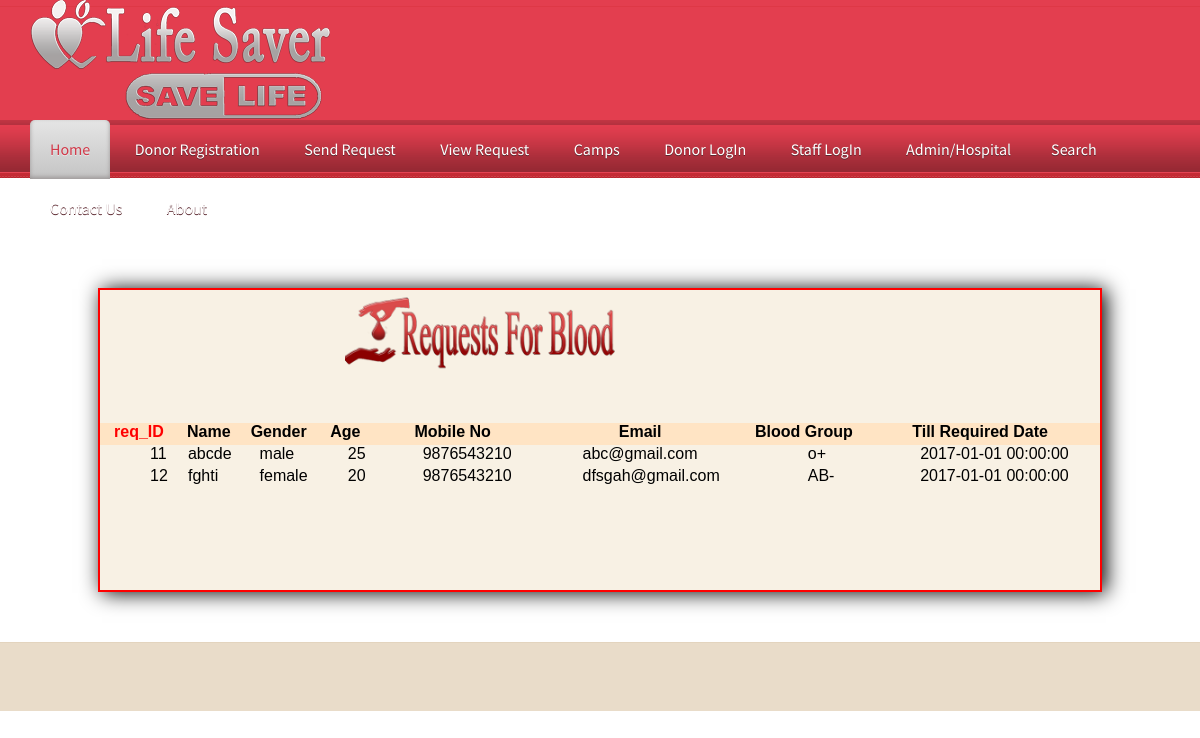
Screenshot of /viewrequest.php with the database file from the repository.
### tables this page shows
CREATE TABLE IF NOT EXISTS `requestes` (
  `req_id` int(100) NOT NULL AUTO_INCREMENT,
  `name` varchar(100) NOT NULL,
  `gender` varchar(100) NOT NULL,
  `age` varchar(100) NOT NULL,
  `mobile` varchar(100) NOT NULL,
  `email` varchar(100) NOT NULL,
  `bgroup` int(100) NOT NULL,
  `reqdate` datetime NOT NULL,
  `detail` varchar(500) NOT NULL,
  PRIMARY KEY (`req_id`)
);

CREATE TABLE IF NOT EXISTS `bloodgroup` (
  `bg_id` int(100) NOT NULL AUTO_INCREMENT,
  `bg_name` varchar(100) NOT NULL,
  PRIMARY KEY (`bg_id`)
);

### viewrequest.php (the view, shortened to what this page needs)
<!DOCTYPE html PUBLIC "-//W3C//DTD XHTML 1.0 Transitional//EN" "http://www.w3.org/TR/xhtml1/DTD/xhtml1-transitional.dtd">
<html xmlns="http://www.w3.org/1999/xhtml">
<head>
<link href="css/lightbox.css" rel="stylesheet" />
    <link href="StyleSheet.css" rel="stylesheet" type="text/css" />
<link href="css/style.css" rel="stylesheet" type="text/css" media="all" />
<link href="css/flexslider.css" rel="stylesheet" type="text/css" media="all" />
</head>
<body>
<?php include('Admin/function.php'); ?>
 <div class="h_bg">
<div class="wrap">
<div class="header">
		<div class="logo">
			<h1><a href="index.php"><img src="Images/logo.png" alt=""></a></h1>
		</div>
	</div>
</div>
</div>
<div class="nav_bg">
<div class="wrap">
		<?php require('header.php');?>
	</div>
<div style="height:300px; width:1000px; margin:auto; margin-top:50px; margin-bottom:50px; background-color:#f8f1e4; border:2px solid red; box-shadow:4px 1px 20px black;">
     <form method="post" enctype="multipart/form-data">
 <table cellpadding="20" cellspacing="20" width="1000px" height="200px"  style="margin:auto" >
   <tr><td colspan="7" align="center"><img src="Images/brequest.png" height="90px" /></td></tr>
   <tr><td>&nbsp;</td><td>&nbsp;</td></tr>
 <tr style="background-color:bisque" align="center" class="bold">
             <td class="bold" style="color:red"  >req_ID</td><td align="center">Name</td><td align="center">Gender</td><td align="center">Age</td><td align="center">Mobile No</td><td align="center">Email</td><td align="center">Blood Group</td>
            <td align="center">Till Required Date</td>
        </tr>
<?php
$cn=mysqli_connect("localhost","root","","bloodbank");
$s="select * from requestes";
	$result=mysqli_query($cn,$s);
	while($data=mysqli_fetch_array($result))
	{
                $bgroup=mysqli_fetch_array(mysqli_query($cn,"select bg_name from bloodgroup where bg_id={$data[6]}"));
				echo"<tr><td  style=' padding-left:50px'>$data[0]</td><td  style=' padding-left:10px'>$data[1]</td><td  style=' padding-left:20px'>$data[2]</td><td  style=' padding-left:30px'>$data[3]</td><td  style=' padding-left:50px'>$data[4]</td><td  style=' padding-left:50px'>$data[5]</td><td  style=' padding-left:60px'>$bgroup[0]</td><td  style=' padding-left:60px'>$data[7]</td></tr>";
			}
			?>
</table>
</form>
        </div>
<div class="ftr-bg">
<div class="wrap">
<div class="footer">
</div>
</div>
</div>
</body>
</html>

### Admin/function.php (shortened to what this page needs)
<!DOCTYPE html PUBLIC "-//W3C//DTD XHTML 1.0 Transitional//EN" "http://www.w3.org/TR/xhtml1/DTD/xhtml1-transitional.dtd">
<html xmlns="http://www.w3.org/1999/xhtml">
<head>
</head>
<body>
</body>
</html>

### header.php
<ul class="nav">
			<li class="active"><a href="index.php">Home</a></li>
			<li><a href="registration.php">Donor Registration</a></li>
			<li><a href="requests.php">send Request</a></li>
            <li><a href="viewrequest.php">View Request</a></li>
            <li><a href="camps.php">Camps</a></li>
            <li><a href="login.php">Donor logIn</a></li>
            <li><a href="staff/login.php">Staff logIn</a></li>
            <li><a href="Admin/index.php">Admin/Hospital</a><li>
            <li><a href="search.php">Search</a></li>
            <li><a href="contact.php">Contact Us</a></li>
           	<li><a href="aboutus.php">About</a></li>
            </ul>

### css/lightbox.css (style rules this page uses)
body:after { content: url(../img/close.png) url(../img/loading.gif) url(../img/prev.png) url(../img/next.png); display: none; }

### StyleSheet.css (style rules this page uses)
.bold { font-weight:bold; }

### css/style.css (style rules this page uses)
html,body,div,span,applet,object,iframe,h1,h2,h3,h4,h5,h6,p,blockquote,pre,a,abbr,acronym,address,big,cite,code,del,dfn,em,img,ins,kbd,q,s,samp,small,strike,strong,sub,sup,tt,var,b,u,i,dl,dt,dd,ol,nav ul,nav li,fieldset,form,label,legend,table,caption,tbody,tfoot,thead,tr,th,td,article,aside,canvas,details,embed,figure,figcaption,footer,header,hgroup,menu,nav,output,ruby,section,summary,time,mark,audio,video { margin:0;padding:0;border:0;font-size:100%;font:inherit;vertical-align:baseline; }
ol,ul { list-style:none;margin:0;padding:0; }
table { border-collapse:collapse;border-spacing:0; }
a { text-decoration:none; }
img { max-width:100%; }
body { font-family: Arial, Geneva,Helvetica, sans-serif; font-size: 100%; }
.wrap { margin:0 auto; width:80%; }
.h_bg { background: url('../images/h_bg.png') repeat-x ; }
.nav_bg { background: url('../images/nav_bg.png') center 0 repeat-x #CF797E; height:58px; }
.nav li { display:inline-block; }
.nav li a { font-family: 'Source Sans Pro', sans-serif; line-height:1.8em; display:block; text-decoration:none; font-weight:normal; color:#ffffff; padding:15px 20px; font-size: 1em; text-transform: capitalize; text-shadow: 0 1px 0 #5C2830; letter-spacing:0px; }
.nav li.active a { text-shadow: 0 1px 0 #EBEBEB; color:#D13949; background: #E5E5E5; background: -moz-linear-gradient(top, #E5E5E5 0%, #C4C4C4 100%); background: -webkit-gradient(linear, left top, left bottom, color-stop(0%,#E5E5E5), color-stop(100%,#C4C4C4)); filter: progid:DXImageTransform.Microsoft.gradient( startColorstr='#E5E5E5', endColorstr='#C4C4C4',GradientType=0 ); -moz-border-radius:5px 5px 0 0; -webkit-border-radius:5px 5px 0 0; border-radius:5px 5px 0 0; box-shadow: inset 0px -2px 4px #9C9797; -webkit-box-shadow: inset 0px -2px 4px #9C9797; -moz-box-shadow: inset 0px -2px 4px #9C9797; -o-box-shadow: inset 0px -2px 4px #9C9797; }
.ftr-bg { background: #E9DCC9; border-top: 1px solid rgba(214, 195, 167, 0.34); }
.footer { padding:3% 0; }
@media only screen and (max-width: 1280px) { .wrap { width:95%; } }

### rows the page displays
requestes: req_id "11", name "abcde", gender "male", age "25", mobile "9876543210", email "abc@gmail.com", bloodgroup.bg_name "o+", reqdate "2017-01-01 00:00:00"
requestes: req_id "12", name "fghti", gender "female", age "20", mobile "9876543210", email "dfsgah@gmail.com", bloodgroup.bg_name "AB-", reqdate "2017-01-01 00:00:00"
